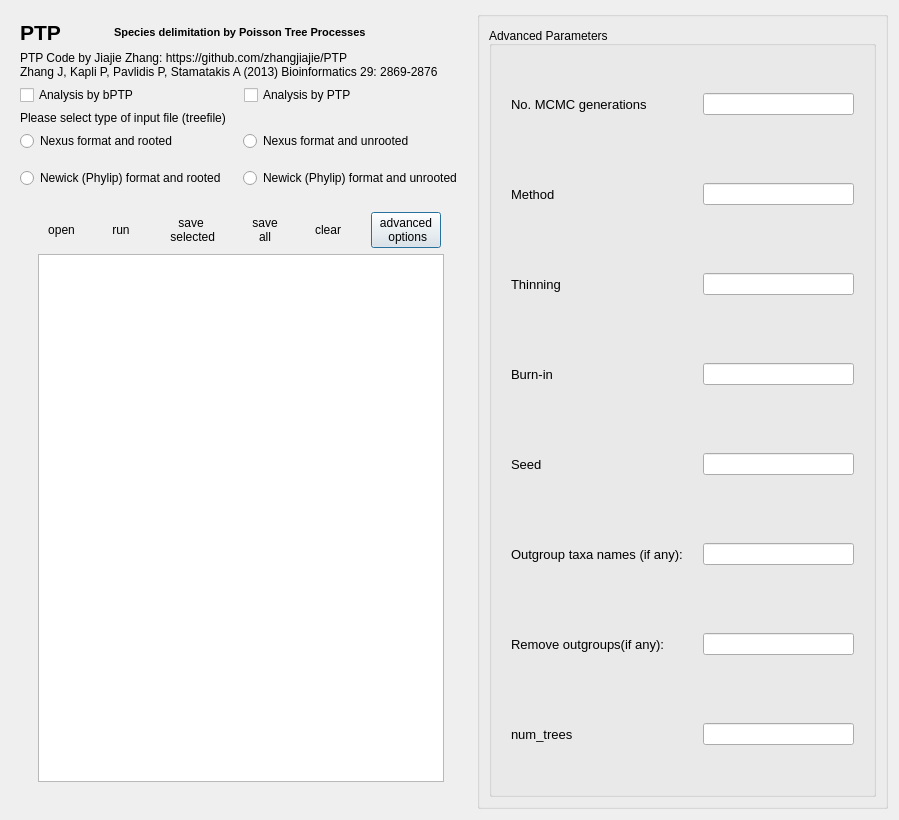
<?xml version="1.0" encoding="UTF-8"?>
<ui version="4.0">
 <class>Dialog</class>
 <widget class="QDialog" name="Dialog">
  <property name="geometry">
   <rect>
    <x>0</x>
    <y>0</y>
    <width>899</width>
    <height>820</height>
   </rect>
  </property>
  <property name="windowTitle">
   <string>Dialog</string>
  </property>
  <property name="sizeGripEnabled">
   <bool>false</bool>
  </property>
  <property name="modal">
   <bool>false</bool>
  </property>
  <layout class="QHBoxLayout" name="horizontalLayout_7">
   <item>
    <layout class="QHBoxLayout" name="horizontalLayout_6">
     <item>
      <widget class="QWidget" name="fb" native="true">
       <layout class="QVBoxLayout" name="verticalLayout_4">
        <property name="sizeConstraint">
         <enum>QLayout::SetMinimumSize</enum>
        </property>
        <item>
         <layout class="QHBoxLayout" name="horizontalLayout">
          <property name="spacing">
           <number>6</number>
          </property>
          <item>
           <widget class="QLabel" name="label_2">
            <property name="maximumSize">
             <size>
              <width>90</width>
              <height>16777215</height>
             </size>
            </property>
            <property name="font">
             <font>
              <pointsize>16</pointsize>
              <weight>75</weight>
              <bold>true</bold>
             </font>
            </property>
            <property name="styleSheet">
             <string notr="true"/>
            </property>
            <property name="text">
             <string>PTP</string>
            </property>
           </widget>
          </item>
          <item>
           <widget class="QLabel" name="label">
            <property name="maximumSize">
             <size>
              <width>350</width>
              <height>16777215</height>
             </size>
            </property>
            <property name="font">
             <font>
              <pointsize>8</pointsize>
              <weight>75</weight>
              <bold>true</bold>
             </font>
            </property>
            <property name="text">
             <string>Species delimitation by Poisson Tree Processes </string>
            </property>
           </widget>
          </item>
          <item>
           <widget class="QLabel" name="label_12">
            <property name="maximumSize">
             <size>
              <width>100</width>
              <height>80</height>
             </size>
            </property>
            <property name="text">
             <string/>
            </property>
            <property name="pixmap">
             <pixmap resource="photo.qrc">:/icon/icon/copy_21mm.png</pixmap>
            </property>
            <property name="scaledContents">
             <bool>true</bool>
            </property>
            <property name="wordWrap">
             <bool>true</bool>
            </property>
           </widget>
          </item>
         </layout>
        </item>
        <item>
         <widget class="QLabel" name="label_13">
          <property name="text">
           <string>PTP Code by Jiajie Zhang: https://github.com/zhangjiajie/PTP
Zhang J, Kapli P, Pavlidis P, Stamatakis A (2013) Bioinformatics 29: 2869-2876</string>
          </property>
         </widget>
        </item>
        <item>
         <layout class="QHBoxLayout" name="horizontalLayout_9">
          <item>
           <widget class="QCheckBox" name="checkBox">
            <property name="text">
             <string>Analysis by bPTP</string>
            </property>
           </widget>
          </item>
          <item>
           <widget class="QCheckBox" name="checkBox_2">
            <property name="text">
             <string>Analysis by PTP</string>
            </property>
           </widget>
          </item>
         </layout>
        </item>
        <item>
         <widget class="QLabel" name="label_14">
          <property name="text">
           <string>Please select type of input file (treefile)</string>
          </property>
         </widget>
        </item>
        <item>
         <layout class="QHBoxLayout" name="horizontalLayout_10">
          <property name="spacing">
           <number>17</number>
          </property>
          <item>
           <layout class="QVBoxLayout" name="verticalLayout_3">
            <item>
             <widget class="QRadioButton" name="radioButton">
              <property name="text">
               <string>Nexus format and rooted</string>
              </property>
             </widget>
            </item>
            <item>
             <widget class="QRadioButton" name="radioButton_2">
              <property name="text">
               <string>Newick (Phylip) format and rooted</string>
              </property>
             </widget>
            </item>
           </layout>
          </item>
          <item>
           <layout class="QVBoxLayout" name="verticalLayout_5">
            <item>
             <widget class="QRadioButton" name="radioButton_4">
              <property name="text">
               <string>Nexus format and unrooted</string>
              </property>
             </widget>
            </item>
            <item>
             <widget class="QRadioButton" name="radioButton_3">
              <property name="text">
               <string>Newick (Phylip) format and unrooted</string>
              </property>
             </widget>
            </item>
           </layout>
          </item>
         </layout>
        </item>
        <item>
         <widget class="QFrame" name="tb">
          <property name="sizePolicy">
           <sizepolicy hsizetype="Fixed" vsizetype="Minimum">
            <horstretch>0</horstretch>
            <verstretch>0</verstretch>
           </sizepolicy>
          </property>
          <property name="maximumSize">
           <size>
            <width>577</width>
            <height>16777215</height>
           </size>
          </property>
          <layout class="QHBoxLayout" name="horizontalLayout_5">
           <property name="spacing">
            <number>20</number>
           </property>
           <property name="sizeConstraint">
            <enum>QLayout::SetMinimumSize</enum>
           </property>
           <item>
            <widget class="QFrame" name="frame">
             <layout class="QVBoxLayout" name="verticalLayout_2">
              <item>
               <layout class="QHBoxLayout" name="horizontalLayout_8">
                <property name="spacing">
                 <number>20</number>
                </property>
                <property name="sizeConstraint">
                 <enum>QLayout::SetFixedSize</enum>
                </property>
                <item>
                 <widget class="QToolButton" name="toolButton_6">
                  <property name="text">
                   <string>open</string>
                  </property>
                  <property name="icon">
                   <iconset resource="photo.qrc">
                    <normaloff>:/icon/icon/open.png</normaloff>:/icon/icon/open.png</iconset>
                  </property>
                  <property name="iconSize">
                   <size>
                    <width>30</width>
                    <height>30</height>
                   </size>
                  </property>
                  <property name="toolButtonStyle">
                   <enum>Qt::ToolButtonTextUnderIcon</enum>
                  </property>
                  <property name="autoRaise">
                   <bool>true</bool>
                  </property>
                 </widget>
                </item>
                <item>
                 <widget class="QToolButton" name="toolButton_7">
                  <property name="text">
                   <string>run</string>
                  </property>
                  <property name="icon">
                   <iconset resource="photo.qrc">
                    <normaloff>:/icon/icon/run.png</normaloff>:/icon/icon/run.png</iconset>
                  </property>
                  <property name="iconSize">
                   <size>
                    <width>30</width>
                    <height>30</height>
                   </size>
                  </property>
                  <property name="toolButtonStyle">
                   <enum>Qt::ToolButtonTextUnderIcon</enum>
                  </property>
                  <property name="autoRaise">
                   <bool>true</bool>
                  </property>
                 </widget>
                </item>
                <item>
                 <widget class="QToolButton" name="toolButton_8">
                  <property name="text">
                   <string>save
 selected</string>
                  </property>
                  <property name="icon">
                   <iconset resource="photo.qrc">
                    <normaloff>:/icon/icon/save.png</normaloff>:/icon/icon/save.png</iconset>
                  </property>
                  <property name="iconSize">
                   <size>
                    <width>30</width>
                    <height>30</height>
                   </size>
                  </property>
                  <property name="toolButtonStyle">
                   <enum>Qt::ToolButtonTextUnderIcon</enum>
                  </property>
                  <property name="autoRaise">
                   <bool>true</bool>
                  </property>
                 </widget>
                </item>
                <item>
                 <widget class="QToolButton" name="toolButton_9">
                  <property name="text">
                   <string>save
all</string>
                  </property>
                  <property name="icon">
                   <iconset resource="photo.qrc">
                    <normaloff>:/icon/icon/save.png</normaloff>:/icon/icon/save.png</iconset>
                  </property>
                  <property name="iconSize">
                   <size>
                    <width>30</width>
                    <height>30</height>
                   </size>
                  </property>
                  <property name="toolButtonStyle">
                   <enum>Qt::ToolButtonTextUnderIcon</enum>
                  </property>
                  <property name="autoRaise">
                   <bool>true</bool>
                  </property>
                 </widget>
                </item>
                <item>
                 <widget class="QToolButton" name="toolButton_10">
                  <property name="text">
                   <string>clear</string>
                  </property>
                  <property name="icon">
                   <iconset resource="photo.qrc">
                    <normaloff>:/icon/icon/clear.png</normaloff>:/icon/icon/clear.png</iconset>
                  </property>
                  <property name="iconSize">
                   <size>
                    <width>30</width>
                    <height>30</height>
                   </size>
                  </property>
                  <property name="toolButtonStyle">
                   <enum>Qt::ToolButtonTextUnderIcon</enum>
                  </property>
                  <property name="autoRaise">
                   <bool>true</bool>
                  </property>
                 </widget>
                </item>
                <item>
                 <widget class="QPushButton" name="pushButton">
                  <property name="maximumSize">
                   <size>
                    <width>70</width>
                    <height>16777215</height>
                   </size>
                  </property>
                  <property name="text">
                   <string>advanced 
 options</string>
                  </property>
                  <property name="checkable">
                   <bool>true</bool>
                  </property>
                 </widget>
                </item>
               </layout>
              </item>
              <item>
               <widget class="QListWidget" name="listWidget">
                <property name="selectionMode">
                 <enum>QAbstractItemView::ExtendedSelection</enum>
                </property>
               </widget>
              </item>
             </layout>
            </widget>
           </item>
          </layout>
         </widget>
        </item>
       </layout>
      </widget>
     </item>
     <item>
      <widget class="QGroupBox" name="gp">
       <layout class="QVBoxLayout" name="verticalLayout">
        <item>
         <widget class="QGroupBox" name="groupBox">
          <property name="title">
           <string>Advanced Parameters</string>
          </property>
          <property name="alignment">
           <set>Qt::AlignBottom|Qt::AlignLeading|Qt::AlignLeft</set>
          </property>
          <property name="flat">
           <bool>true</bool>
          </property>
          <layout class="QHBoxLayout" name="horizontalLayout_3">
           <property name="topMargin">
            <number>9</number>
           </property>
           <item>
            <layout class="QGridLayout" name="gridLayout_2">
             <property name="leftMargin">
              <number>10</number>
             </property>
             <property name="topMargin">
              <number>10</number>
             </property>
             <property name="rightMargin">
              <number>10</number>
             </property>
             <property name="bottomMargin">
              <number>10</number>
             </property>
             <property name="horizontalSpacing">
              <number>20</number>
             </property>
             <property name="verticalSpacing">
              <number>40</number>
             </property>
             <item row="1" column="0">
              <widget class="QLabel" name="label_16">
               <property name="font">
                <font>
                 <family>Arial</family>
                 <pointsize>10</pointsize>
                 <weight>50</weight>
                 <bold>false</bold>
                </font>
               </property>
               <property name="text">
                <string>Method</string>
               </property>
              </widget>
             </item>
             <item row="4" column="0">
              <widget class="QLabel" name="label_8">
               <property name="font">
                <font>
                 <family>Arial</family>
                 <pointsize>10</pointsize>
                 <weight>50</weight>
                 <bold>false</bold>
                </font>
               </property>
               <property name="text">
                <string>Seed</string>
               </property>
              </widget>
             </item>
             <item row="7" column="1">
              <widget class="QLineEdit" name="m8">
               <property name="toolTip">
                <string extracomment="default 100 Number of informative positions for focus taxon to be considered, natural number"/>
               </property>
              </widget>
             </item>
             <item row="3" column="1">
              <widget class="QLineEdit" name="m4">
               <property name="toolTip">
                <string extracomment="default 100 Number of informative positions for focus taxon to be considered, natural number"/>
               </property>
              </widget>
             </item>
             <item row="1" column="1">
              <widget class="QLineEdit" name="m2">
               <property name="toolTip">
                <string extracomment="default 25 Allowed number of ambiguously called nucleotides per sequence, natural number"/>
               </property>
               <property name="inputMethodHints">
                <set>Qt::ImhDigitsOnly|Qt::ImhPreferNumbers</set>
               </property>
              </widget>
             </item>
             <item row="0" column="1">
              <widget class="QLineEdit" name="m1">
               <property name="toolTip">
                <string extracomment="default 25 Allowed number of ambiguously called nucleotides per sequence, natural number"/>
               </property>
               <property name="inputMethodHints">
                <set>Qt::ImhDigitsOnly|Qt::ImhPreferNumbers</set>
               </property>
              </widget>
             </item>
             <item row="0" column="0">
              <widget class="QLabel" name="label_5">
               <property name="font">
                <font>
                 <family>Arial</family>
                 <pointsize>10</pointsize>
                 <weight>50</weight>
                 <bold>false</bold>
                </font>
               </property>
               <property name="text">
                <string>No. MCMC generations</string>
               </property>
              </widget>
             </item>
             <item row="4" column="1">
              <widget class="QLineEdit" name="m5">
               <property name="toolTip">
                <string extracomment="default 100 Number of informative positions for focus taxon to be considered, natural number"/>
               </property>
              </widget>
             </item>
             <item row="5" column="1">
              <widget class="QLineEdit" name="m6">
               <property name="toolTip">
                <string extracomment="default 100 Number of informative positions for focus taxon to be considered, natural number"/>
               </property>
              </widget>
             </item>
             <item row="6" column="1">
              <widget class="QLineEdit" name="m7">
               <property name="toolTip">
                <string extracomment="default 100 Number of informative positions for focus taxon to be considered, natural number"/>
               </property>
              </widget>
             </item>
             <item row="2" column="0">
              <widget class="QLabel" name="label_6">
               <property name="font">
                <font>
                 <family>Arial</family>
                 <pointsize>10</pointsize>
                 <weight>50</weight>
                 <bold>false</bold>
                </font>
               </property>
               <property name="text">
                <string>Thinning</string>
               </property>
              </widget>
             </item>
             <item row="5" column="0">
              <widget class="QLabel" name="label_9">
               <property name="font">
                <font>
                 <family>Arial</family>
                 <pointsize>10</pointsize>
                 <weight>50</weight>
                 <bold>false</bold>
                </font>
               </property>
               <property name="text">
                <string>Outgroup taxa names (if any):</string>
               </property>
              </widget>
             </item>
             <item row="7" column="0">
              <widget class="QLabel" name="label_11">
               <property name="font">
                <font>
                 <family>Arial</family>
                 <pointsize>10</pointsize>
                 <weight>50</weight>
                 <bold>false</bold>
                </font>
               </property>
               <property name="text">
                <string>num_trees</string>
               </property>
              </widget>
             </item>
             <item row="2" column="1">
              <widget class="QLineEdit" name="m3">
               <property name="toolTip">
                <string extracomment="default 100 Number of informative positions for focus taxon to be considered, natural number"/>
               </property>
              </widget>
             </item>
             <item row="6" column="0">
              <widget class="QLabel" name="label_10">
               <property name="font">
                <font>
                 <family>Arial</family>
                 <pointsize>10</pointsize>
                 <weight>50</weight>
                 <bold>false</bold>
                </font>
               </property>
               <property name="text">
                <string>Remove outgroups(if any):</string>
               </property>
              </widget>
             </item>
             <item row="3" column="0">
              <widget class="QLabel" name="label_7">
               <property name="font">
                <font>
                 <family>Arial</family>
                 <pointsize>10</pointsize>
                 <weight>50</weight>
                 <bold>false</bold>
                </font>
               </property>
               <property name="text">
                <string>Burn-in</string>
               </property>
              </widget>
             </item>
            </layout>
           </item>
          </layout>
         </widget>
        </item>
       </layout>
      </widget>
     </item>
    </layout>
   </item>
  </layout>
 </widget>
 <resources>
  <include location="photo.qrc"/>
 </resources>
 <connections/>
</ui>
